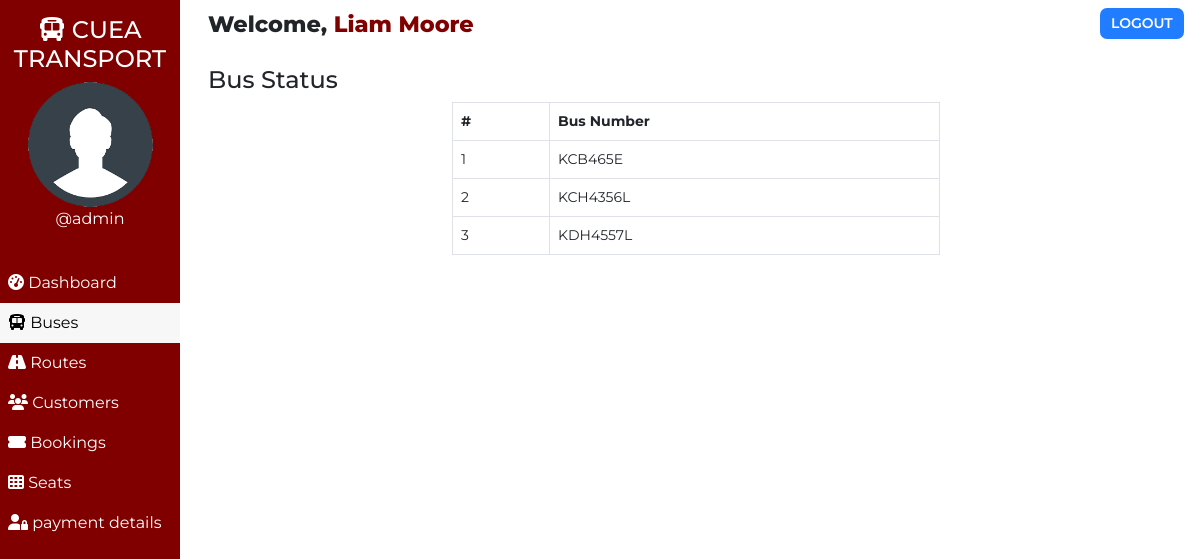
The app's page /user/bus.php (signed in) with its own data.
### tables this page shows
CREATE TABLE `users` (
  `user_id` int(11) NOT NULL,
  `user_fullname` varchar(100) NOT NULL,
  `user_name` varchar(30) NOT NULL,
  `user_password` varchar(255) NOT NULL,
  `user_created` datetime NOT NULL DEFAULT current_timestamp()
);

CREATE TABLE `buses` (
  `id` int(100) NOT NULL,
  `bus_no` varchar(255) NOT NULL,
  `bus_assigned` tinyint(1) NOT NULL DEFAULT 0,
  `bus_created` datetime NOT NULL DEFAULT current_timestamp()
);

### user/bus.php (the view, shortened to what this page needs)
<!DOCTYPE html>
<html lang="en">
<head>
    <link href="https://cdn.jsdelivr.net/npm/bootstrap@5.0.1/dist/css/bootstrap.min.css" rel="stylesheet">
    <?php
        $page="bus";
    ?>
</head>
<body>
    <?php require '../assets/partials/_admin-header.php';?>
        <?php
            $resultSql = "SELECT * FROM `buses` ORDER BY bus_created DESC";
            $resultSqlResult = mysqli_query($conn, $resultSql);
            if(!mysqli_num_rows($resultSqlResult)){ ?>
                <div class="container mt-4">
                    <div id="noCustomers" class="alert alert-dark " role="alert">
                        <h1 class="alert-heading">No Buses Found!!</h1>
                        <p class="fw-light">Be the first person to add one!</p>
                        <hr>
                        <div id="addCustomerAlert" class="alert alert-success" role="alert">
                                Click on <button id="add-button" class="button btn-sm"type="button"data-bs-toggle="modal" data-bs-target="#addModal">ADD <i class="fas fa-plus"></i></button> to add a bus!
                        </div>
                    </div>
                </div>
            <?php }
            else { ?>
            <section id="bus">
                <div id="head">
                    <h4>Bus Status</h4>
                </div>
                <div id="bus-results">
                    <table class="table table-hover table-bordered">
                        <thead>
                            <th>#</th>
                            <th>Bus Number</th>
                        </thead>
                        <?php
                            $ser_no = 0;
                            while($row = mysqli_fetch_assoc($resultSqlResult))
                            {
                                $ser_no++;
                                $busno = $row["bus_no"];
                        ?>
                        <tr>
                            <td>
                                <?php
                                    echo $ser_no;
                                ?>
                            </td>
                            <td>
                                <?php
                                    echo $busno;
                                ?>
                            </td>
                        </tr>
                        <?php
                        }
                    ?>
                    </table>
                </div>
            </section>
            <?php } ?>
        </div>
    </main>
</body>
</html>

### assets/partials/_admin-header.php (shortened to what this page needs)
<?php
    $conn = db_connect();
    $user_id = $_SESSION['user_id'];
    $sql = "SELECT * FROM users WHERE user_id = $user_id";
    $result = mysqli_query($conn, $sql);
    if($row = mysqli_fetch_assoc($result))
    {
        $user_fullname = $row["user_fullname"];
        $user_name = $row["user_name"];
    }
?>
    <main id="container">
        <div id="sidebar">
            <h4><i class="fas fa-bus"></i> CUEA TRANSPORT</h4>
            <div>
                <img class="adminDp" src="../assets/img/userav-min.png" height="125px" alt="Admin Profile Pic">
                <p>
                    <?php  echo '@'.$user_name;  ?>
                </p>
            </div>
            <ul id="options">
                <li class="option <?php if($page=='dashboard'){ echo 'active';}?>">
                    <a href="./dashboard.php">
                    <i class="fas fa-tachometer-alt"></i> Dashboard
                    </a>
                </li>
                <li class="option <?php if($page=='bus'){ echo 'active';}?>">
                    <a href="./bus.php">
                    <i class="fas fa-bus"></i> Buses
                    </a>
                </li>
                <li class="option <?php if($page=='route'){ echo 'active';}?>">
                    <a href="./route.php">
                    <i class="fas fa-road"></i> Routes
                    </a>
                </li>
                <li class="option <?php if($page=='customer'){ echo 'active';}?>">
                    <a href="./customer.php">
                    <i class="fas fa-users"></i> Customers
                    </a>
                </li>
                <li class="option <?php if($page=='booking'){ echo 'active';}?>">
                    <a href="./booking.php">
                    <i class="fas fa-ticket-alt"></i> Bookings
                    </a>
                </li>
                <li class="option <?php if($page=='seat'){ echo 'active';}?>">
                    <a href="./seat.php">
                    <i class="fas fa-th"></i> Seats
                    </a>
                </li>
                <li class="option <?php if($page=='signup'){ echo 'active';}?>">
                    <a href="./pays.php">
                    <i class="fas fa-user-lock"></i> payment details
                    </a>
                </li>
            </ul>
        </div>
        <div id="main-content">
            <section id="welcome">
                <ul>
                    <li class="welcome-item">Welcome,
                        <span id="USER">
                            <?php
                                echo $user_fullname;
                            ?>
                        </span>
                    </li>
                    <li class="welcome-item">
                        <button id="logout" class="btn-sm">
                            <a href="../assets/partials/_logout.php">LOGOUT</a>
                        </button>
                    </li>
                </ul>
            </section>

### assets/styles/admin.php (style rules this page uses)
body { margin: 0; box-sizing: border-box; font-family: 'Montserrat', sans-serif; background-color: white; }
html { scroll-behavior: smooth; }
*, *::after, *::before { box-sizing: inherit; }
#USER { color: maroon; }
.adminDp { border-radius: 50%; }
#welcome { background-color: white; }
#welcome ul { display: flex; justify-content: space-between; list-style-type: none; padding: 0; margin: 0; }
#welcome li { margin: 0 1rem; padding: 0.5rem 0; }
#welcome li:first-child { font-weight: 800; font-size: 1.4rem; }
#logout { padding: 0.3rem 0.7rem; background-color: #207DFF; font-weight: 600; outline: none; border: none; border-radius: 7px; }
#logout a { color: white; text-decoration: none; }
@media only screen and (min-width:1000px) { #sidebar { text-align: center; background-color: maroon; color: white; width: 15%; position: fixed; top: 0%; padding-top: 1rem; z-index: 2; height: 100vh; } }
@media only screen and (min-width:1000px) { #sidebar p { margin: 0; } }
@media only screen and (min-width:1000px) { #sidebar ul { margin-top: 2rem; } }
@media only screen and (min-width:1000px) { #options { list-style-type: none; text-align: left; padding-left: 0; } }
@media only screen and (min-width:1000px) { .option a { display: block; padding: 0.5rem; text-decoration: none; color: inherit; } }
@media only screen and (min-width:1000px) { .active { background-color:#f7f7f7; color:black; } }
@media only screen and (min-width:1000px) { #main-content { margin-left: 16%; } }

### assets/styles/admin-options.php (style rules this page uses)
* { font-family: Montserrat; }
#booking #head, #customer #head, #route #head, #seat #head, #bus #head { padding-top: 1rem; }
#booking, #customer, #route, #bus, #seat { padding: 0 1rem; }
table { font-size: 14px; }
#bus table { width: 50%; margin: 0 auto; }
table th,td { padding-left: 0.3rem; }

### records on screen
users: user_name "admin", user_fullname "Liam Moore"
buses: bus_no "KCB465E"
buses: bus_no "KCH4356L"
buses: bus_no "KDH4557L"
